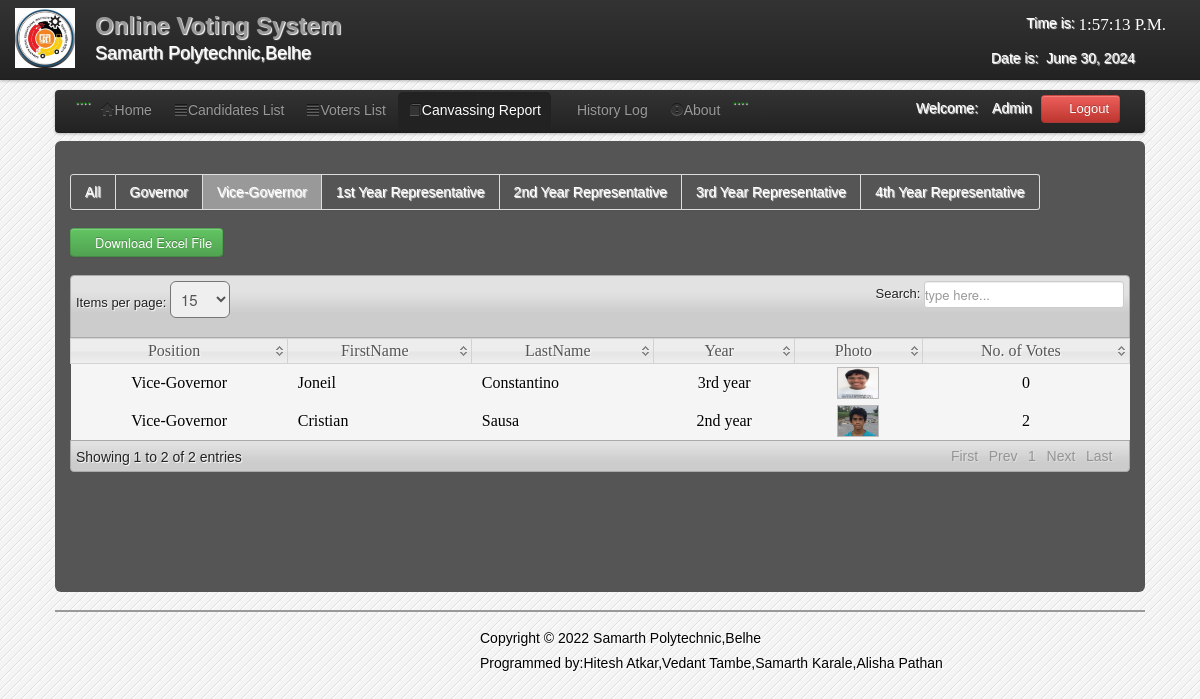
Screenshot of /admin/C_vice-governor.php (signed in) with the database file from the repository.
### tables this page shows
CREATE TABLE `users` (
  `User_id` int(11) NOT NULL,
  `FirstName` varchar(100) NOT NULL,
  `LastName` varchar(100) NOT NULL,
  `UserName` varchar(100) NOT NULL,
  `Password` varchar(100) NOT NULL,
  `User_Type` varchar(50) NOT NULL
);

CREATE TABLE `candidate` (
  `CandidateID` int(11) NOT NULL,
  `abc` varchar(1) NOT NULL,
  `Position` varchar(200) NOT NULL,
  `Party` varchar(100) NOT NULL,
  `FirstName` varchar(200) NOT NULL,
  `LastName` varchar(200) NOT NULL,
  `MiddleName` varchar(100) NOT NULL,
  `Gender` varchar(6) NOT NULL,
  `Year` varchar(100) NOT NULL,
  `Photo` varchar(200) NOT NULL
);

### admin/session.php (called while the page is built, shortened)
<?php
$id_session=$_SESSION['id'];
?>

### admin/C_vice-governor.php (the view, shortened to what this page needs)
<?php
include('session.php');
include('header.php');
include('dbcon.php');
?>
</head>
<body>
<?php include('nav_top.php'); ?>
<div class="wrapper">
<div class="home_body">
<div class="navbar">
	<div class="navbar-inner">
	<div class="container">
	<ul class="nav nav-pills">
	  <li>....</li>
	  <li><a href="home.php"><i class="icon-home icon-large"></i>Home</a></li>
	  <li><a  href="candidate_list.php"><i class="icon-align-justify icon-large"></i>Candidates List</a></li>
	  <li class=""><a  href="voter_list.php"><i class="icon-align-justify icon-large"></i>Voters List</a></li>
		 <li class="active"><a  href="canvassing_report.php"><i class="icon-book icon-large"></i>Canvassing Report</a></li>
		    <li><a  href="History.php"><i class="icon-table icon-large"></i>History Log</a>
		   <li><a data-toggle="modal" href="#about"><i class="icon-exclamation-sign icon-large"></i>About</a></li>
		   <li>....</li>
	 </ul>
	<form class="navbar-form pull-right">
		<?php $result=mysqli_query($conn,"select * from users where User_id='$id_session'");
	$row=mysqli_fetch_array($result);
	?>
	<font color="white">Welcome:<i class="icon-user-md"></i><?php echo $row['User_Type']; ?></font>
	<a class="btn btn-danger" id="logout" data-toggle="modal" href="#myModal"><i class="icon-off"></i>&nbsp;Logout</a>
	</form>
	</div>
	</div>
	</div>
	<div id="element" class="hero-body">
	    <div class="pagination">
    <ul>
    <li><a href="Canvassing_report.php"><font color="white">All</font></a></li>
    <li><a href="C_governor.php"><font color="white">Governor</font></a></li>
    <li  class="active"><a href="C_vice-governor.php"><font color="white">Vice-Governor</font></a></li>
    <li><a href="C_1st_year.php"><font color="white">1st Year Representative</font></a></li>
    <li><a href="C_2nd_year.php"><font color="white">2nd Year Representative</font></a></li>
    <li><a href="C_3rd_year.php"><font color="white">3rd Year Representative</font></a></li>
    <li><a href="C_4th_year.php"><font color="white">4th Year Representative</font></a></li>
    </ul>
    </div>
		<form method="POST" action="canvassing_excel.php">
	<button id="save_voter" class="btn btn-success" name="save"><i class="icon-download icon-large"></i>Download Excel File</button>
	</form>
	<table class="users-table">
<div class="demo_jui">
		<table cellpadding="0" cellspacing="0" border="0" class="display" id="log" class="jtable">
			<thead>
				<tr>
				<th>Position</th>
				<th>FirstName</th>
				<th>LastName</th>
				<th>Year</th>
				<th>Photo</th>
				<th>No. of Votes</th>
				</tr>
			</thead>
			<tbody>
<?php $candidate_query=mysqli_query($conn,"select  * from candidate where Position='Vice-Governor'");
		while($candidate_rows=mysqli_fetch_array($candidate_query)){ $id=$candidate_rows['CandidateID'];
		?>
<tr class="del<?php echo $id ?>">
	<td align="center"><?php echo $candidate_rows['Position']; ?></td>
	<td><?php echo $candidate_rows['FirstName']; ?></td>
	<td><?php echo $candidate_rows['LastName']; ?></td>
	<td align="center"><?php echo $candidate_rows['Year']; ?></td>
	<td align="center"><img class="pic" width="40" height="30" src="<?php echo $candidate_rows['Photo'];?>" border="0" onmouseover="showtrail('<?php echo $candidate_rows['Photo'];?>','<?php echo $candidate_rows['FirstName']." ".$candidate_rows['LastName'];?> ',200,5)" onmouseout="hidetrail()"></a></td>
		<td align="center">
	<?php $votes_query=mysqli_query($conn,"select * from votes where CandidateID='$id'");
	$vote_count=mysqli_num_rows($votes_query);
	echo $vote_count;
	?>
</td>
	</tr>
<?php } ?>
			</tbody>
		</table>
	</div>
	</div>
<?php include('footer.php')?>
</div>
</body>
</html>

### admin/css/datatable/demo_table_jui.css (style rules this page uses)
table.display thead th { cursor: pointer; padding: 3px 0 3px 10px; }
table.display { border-collapse: collapse; clear: both; margin: 0 auto; width: 100%; }
table.display td { padding: 3px 10px; }
tr.odd { background-color: #f5f5f5; }
tr.even { background-color: #f5f5f5; }

### admin/css/Home.css (style rules this page uses)
* { margin:0; padding:0; }
body { font-family:"Trebuchet MS", "Myriad Pro", Arial, sans-serif; font-size:14px; background-color: #fff; background:#f4f4f4 url(../images/bg.gif) repeat top left; text-shadow:1px 1px 1px #fff; background-position: 0 0px; }
.wrapper { width:1090px; margin:10px auto; }

### rows the page displays
users: User_Type "Admin"
candidate: Position "Vice-Governor", FirstName "Joneil", LastName "Constantino", Year "3rd year", Photo (picture), vote_count "0"
candidate: Position "Vice-Governor", FirstName "Cristian", LastName "Sausa", Year "2nd year", Photo (picture), vote_count "2"
